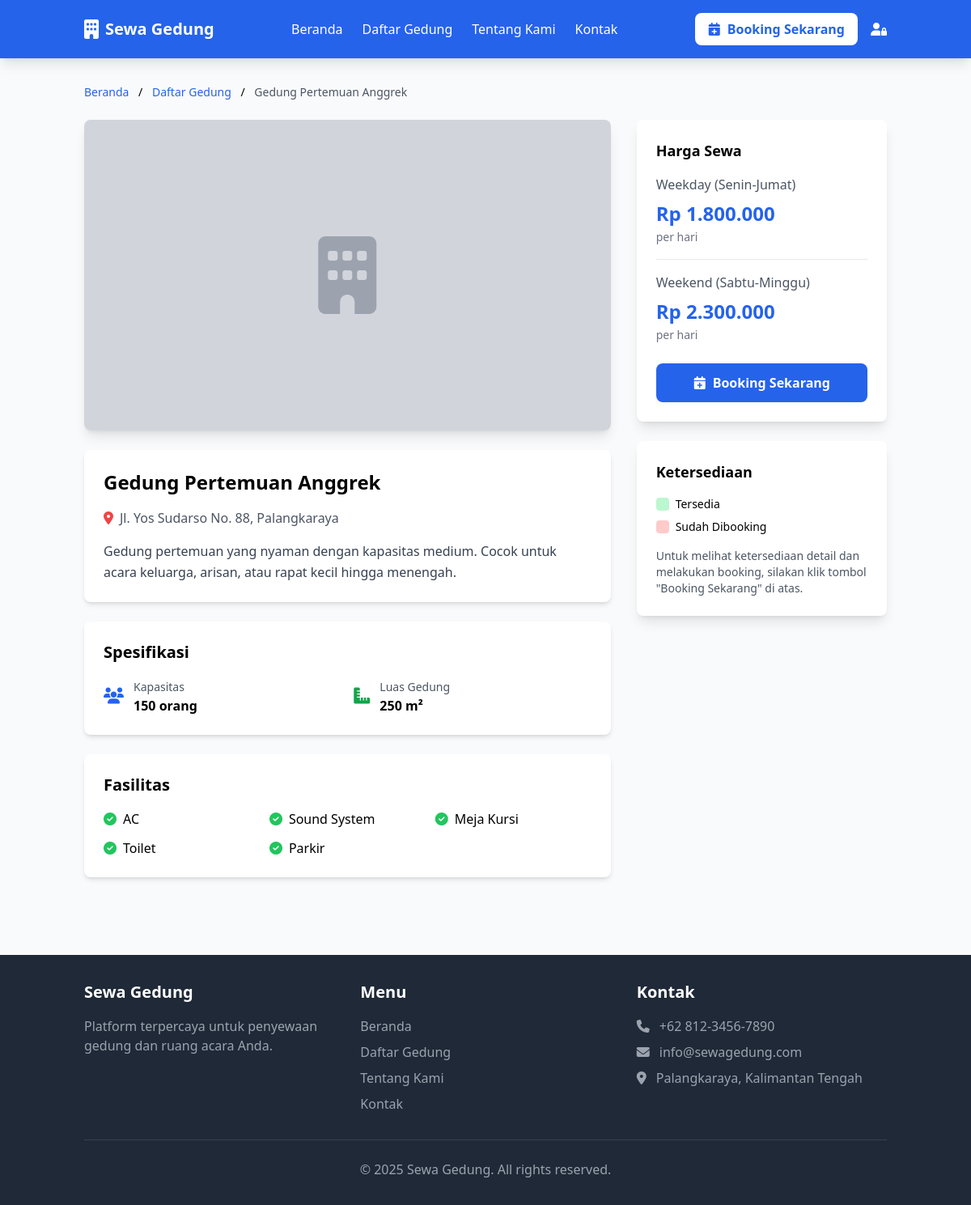
The app's page /detail-gedung.php?id=3 with its own data.
### tables this page shows
CREATE TABLE `gedung` (
  `id_gedung` int(11) NOT NULL,
  `nama_gedung` varchar(100) NOT NULL,
  `slug` varchar(100) NOT NULL,
  `deskripsi` text,
  `kapasitas` int(11) DEFAULT NULL,
  `luas_gedung` varchar(50) DEFAULT NULL,
  `alamat` text,
  `fasilitas` text,
  `harga_weekday` decimal(10,2) NOT NULL DEFAULT '0.00',
  `harga_weekend` decimal(10,2) NOT NULL DEFAULT '0.00',
  `foto_utama` varchar(255) DEFAULT NULL,
  `status` enum('aktif','nonaktif') DEFAULT 'aktif',
  `created_at` datetime DEFAULT NULL,
  `updated_at` datetime DEFAULT NULL,
  `deleted_at` datetime DEFAULT NULL
);

### functions/helpers.php (called while the page is built, shortened)
<?php
function formatRupiah($angka) {
    return 'Rp ' . number_format($angka, 0, ',', '.');
}
?>

### public/detail-gedung.php (the view, shortened to what this page needs)
<?php
require_once '../config/config.php';
require_once '../functions/helpers.php';
$id_gedung = isset($_GET['id']) ? (int)$_GET['id'] : 0;
$queryGedung = "SELECT * FROM gedung WHERE id_gedung = $id_gedung AND status = 'aktif' AND deleted_at IS NULL";
$resultGedung = mysqli_query($conn, $queryGedung);
$gedung = mysqli_fetch_assoc($resultGedung);
include '../layouts/header.php';
?>
<div class="container mx-auto px-4 py-8">
    <div class="mb-6 text-sm">
        <a href="index.php" class="text-blue-600 hover:text-blue-800">Beranda</a>
        <span class="mx-2">/</span>
        <a href="daftar-gedung.php" class="text-blue-600 hover:text-blue-800">Daftar Gedung</a>
        <span class="mx-2">/</span>
        <span class="text-gray-600"><?php echo $gedung['nama_gedung']; ?></span>
    </div>
    <div class="grid grid-cols-1 lg:grid-cols-3 gap-8">
        <div class="lg:col-span-2">
            <div class="bg-white rounded-lg shadow-lg overflow-hidden mb-6">
                <div class="h-96 bg-gray-300">
                    <?php if($gedung['foto_utama']): ?>
                        <img src="../uploads/gedung/<?php echo $gedung['foto_utama']; ?>"
                             alt="<?php echo $gedung['nama_gedung']; ?>"
                             class="w-full h-full object-cover">
                    <?php else: ?>
                        <div class="w-full h-full flex items-center justify-center">
                            <i class="fas fa-building text-gray-400 text-8xl"></i>
                        </div>
                    <?php endif; ?>
                </div>
            </div>
            <div class="bg-white rounded-lg shadow-md p-6 mb-6">
                <h2 class="text-2xl font-bold mb-4"><?php echo $gedung['nama_gedung']; ?></h2>
                <div class="flex items-center text-gray-600 mb-4">
                    <i class="fas fa-map-marker-alt text-red-500 mr-2"></i>
                    <?php echo $gedung['alamat']; ?>
                </div>
                <p class="text-gray-700 leading-relaxed whitespace-pre-line"><?php echo $gedung['deskripsi']; ?></p>
            </div>
            <div class="bg-white rounded-lg shadow-md p-6 mb-6">
                <h3 class="text-xl font-bold mb-4">Spesifikasi</h3>
                <div class="grid grid-cols-2 gap-4">
                    <div class="flex items-center">
                        <i class="fas fa-users text-blue-600 mr-3 text-xl"></i>
                        <div>
                            <span class="text-sm text-gray-600">Kapasitas</span>
                            <p class="font-semibold"><?php echo $gedung['kapasitas']; ?> orang</p>
                        </div>
                    </div>
                    <div class="flex items-center">
                        <i class="fas fa-ruler-combined text-green-600 mr-3 text-xl"></i>
                        <div>
                            <span class="text-sm text-gray-600">Luas Gedung</span>
                            <p class="font-semibold"><?php echo $gedung['luas_gedung']; ?></p>
                        </div>
                    </div>
                </div>
            </div>
            <?php if($gedung['fasilitas']): ?>
            <div class="bg-white rounded-lg shadow-md p-6">
                <h3 class="text-xl font-bold mb-4">Fasilitas</h3>
                <div class="grid grid-cols-2 md:grid-cols-3 gap-3">
                    <?php
                    $fasilitas = explode(',', $gedung['fasilitas']);
                    foreach($fasilitas as $f):
                    ?>
                        <div class="flex items-center">
                            <i class="fas fa-check-circle text-green-500 mr-2"></i>
                            <span><?php echo trim($f); ?></span>
                        </div>
                    <?php endforeach; ?>
                </div>
            </div>
            <?php endif; ?>
        </div>
        <div class="lg:col-span-1">
            <div class="bg-white rounded-lg shadow-lg p-6 mb-6 sticky top-4">
                <h3 class="text-lg font-bold mb-4">Harga Sewa</h3>
                <div class="mb-4 pb-4 border-b">
                    <div class="flex justify-between items-center mb-2">
                        <span class="text-gray-600">Weekday (Senin-Jumat)</span>
                    </div>
                    <p class="text-2xl font-bold text-blue-600"><?php echo formatRupiah($gedung['harga_weekday']); ?></p>
                    <span class="text-sm text-gray-500">per hari</span>
                </div>
                <div class="mb-6">
                    <div class="flex justify-between items-center mb-2">
                        <span class="text-gray-600">Weekend (Sabtu-Minggu)</span>
                    </div>
                    <p class="text-2xl font-bold text-blue-600"><?php echo formatRupiah($gedung['harga_weekend']); ?></p>
                    <span class="text-sm text-gray-500">per hari</span>
                </div>
                <a href="booking.php?gedung=<?php echo $gedung['id_gedung']; ?>"
                   class="block w-full bg-blue-600 text-white text-center py-3 rounded-lg font-bold hover:bg-blue-700 transition">
                    <i class="fas fa-calendar-plus mr-2"></i>Booking Sekarang
                </a>
            </div>
            <div class="bg-white rounded-lg shadow-lg p-6">
                <h3 class="text-lg font-bold mb-4">Ketersediaan</h3>
                <div class="text-sm mb-4">
                    <div class="flex items-center mb-2">
                        <div class="w-4 h-4 bg-green-200 rounded mr-2"></div>
                        <span>Tersedia</span>
                    </div>
                    <div class="flex items-center">
                        <div class="w-4 h-4 bg-red-200 rounded mr-2"></div>
                        <span>Sudah Dibooking</span>
                    </div>
                </div>
                <p class="text-sm text-gray-600">
                    Untuk melihat ketersediaan detail dan melakukan booking, silakan klik tombol "Booking Sekarang" di atas.
                </p>
            </div>
        </div>
    </div>
</div>
<?php include '../layouts/footer.php'; ?>

### records on screen
gedung: nama_gedung "Gedung Pertemuan Anggrek", alamat "Jl. Yos Sudarso No. 88, Palangkaraya", deskripsi "Gedung pertemuan yang nyaman dengan kapasitas medium. Cocok untuk acara keluarga, arisan, atau rapat kecil hingga menengah.", kapasitas "150", luas_gedung "250 m²", fasilitas "AC", fasilitas "Sound System", fasilitas "Meja Kursi", fasilitas "Toilet", fasilitas "Parkir", harga_weekday "Rp 1.800.000", harga_weekend "Rp 2.300.000"
